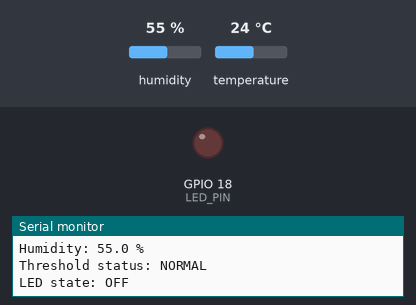
Simulated run of this program. Board: ESP32. Shown: output pins drawn as LEDs (lit = HIGH), the last lines printed to the serial monitor. Inputs (shaded band) come from the test bench; at power-on: temperature 24 °C, humidity 55 %.

Above: at 2.8 s.
2.9 s: temperature set to 27.6 °C
5.6 s: temperature set to 28.5 °C
At 6.7 s:
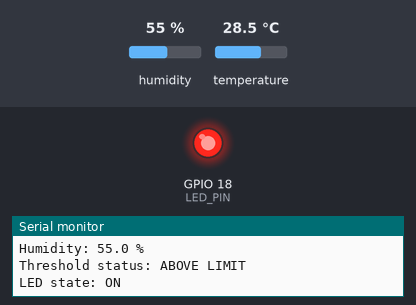
8.3 s: temperature set to 12 °C
At 10.6 s:
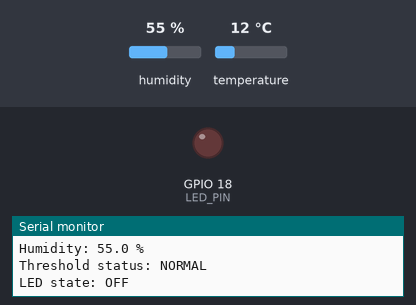
11.5 s: temperature set to 33 °C
At 12.6 s:
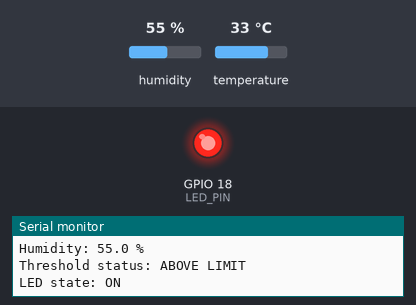
Timing chart, 0 to 14.5 s (numbered marks = the images above; inputs shaded):
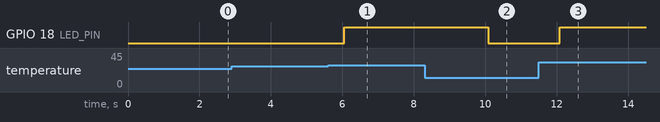

Measured:
- the behaviour switches between 28 and 28.1 °C on temperature (found by bisection; images 0 and 1)
- after the input at 5.6 s, GPIO 18 (LED_PIN): LOW → HIGH after 0.45 s
- after the input at 8.3 s, GPIO 18 (LED_PIN): HIGH → LOW after 1.8 s
- after the input at 11.5 s, GPIO 18 (LED_PIN): LOW → HIGH after 0.59 s

The program:

main.cpp
```cpp
#include <Arduino.h>
#include "DHTesp.h"

// Task 1: read temperature/humidity and control an LED using a simple threshold.
const int DHT_PIN = 15;
const int LED_PIN = 18;
const float TEMP_THRESHOLD_C = 28.0;
const unsigned long READ_INTERVAL_MS = 2000;

DHTesp dhtSensor;

void printStartupMessage() {
  Serial.println();
  Serial.println("Theme 5 - Task 1");
  Serial.println("ESP32 + DHT22 + LED threshold demo");
  Serial.print("DHT data pin: GPIO");
  Serial.println(DHT_PIN);
  Serial.print("Temperature threshold: ");
  Serial.print(TEMP_THRESHOLD_C, 1);
  Serial.println(" C");
  Serial.print("Minimum DHT sampling period: ");
  Serial.print(dhtSensor.getMinimumSamplingPeriod());
  Serial.println(" ms");
  Serial.println();
}

void setup() {
  Serial.begin(115200);

  pinMode(LED_PIN, OUTPUT);
  digitalWrite(LED_PIN, LOW);

  dhtSensor.setup(DHT_PIN, DHTesp::DHT22);
  printStartupMessage();
}

void loop() {
  TempAndHumidity data = dhtSensor.getTempAndHumidity();

  if (dhtSensor.getStatus() != 0) {
    digitalWrite(LED_PIN, LOW);
    Serial.print("Sensor read error: ");
    Serial.println(dhtSensor.getStatusString());
    Serial.println("LED state: OFF");
    Serial.println();
    delay(READ_INTERVAL_MS);
    return;
  }

  bool thresholdExceeded = data.temperature > TEMP_THRESHOLD_C;
  digitalWrite(LED_PIN, thresholdExceeded ? HIGH : LOW);

  Serial.print("Temperature: ");
  Serial.print(data.temperature, 1);
  Serial.println(" C");

  Serial.print("Humidity: ");
  Serial.print(data.humidity, 1);
  Serial.println(" %");

  Serial.print("Threshold status: ");
  Serial.println(thresholdExceeded ? "ABOVE LIMIT" : "NORMAL");

  Serial.print("LED state: ");
  Serial.println(thresholdExceeded ? "ON" : "OFF");
  Serial.println();

  delay(READ_INTERVAL_MS);
}
```
